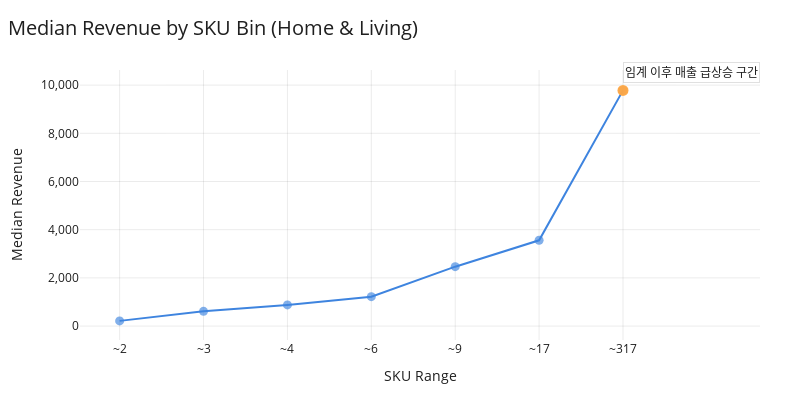

The notebook cell this image was saved under:
### Code cell
# =====================
# Color Palette (고정)
# =====================
COLOR_BLUE   = "#3E84DF"
COLOR_ORANGE = "#FFA742"
COLOR_BLACK  = "#1f1f1f"
COLOR_GRID   = "rgba(0,0,0,0.08)"

# =====================
# Data prep
# =====================
t = sku_bin_table.sort_values("sku_min").reset_index(drop=True).copy()
t["sku_label"] = t["sku_max"].apply(lambda x: f"~{int(x)}")

# 임계 구간 (SKU 18)
threshold_idx = t[t["sku_min"] <= 18].index.max()
threshold_label = t.loc[threshold_idx, "sku_label"]

# 강조할 구간: 임계 이후 전체
ramp_start = threshold_label
ramp_end = t["sku_label"].iloc[-1]

# =====================
# Figure
# =====================
fig = go.Figure()

# 0) "구간" 강조(세로 밴드) — 지점 강조 X
fig.add_vrect(
    x0=ramp_start,
    x1=ramp_end,
    fillcolor="rgba(255,167,66,0.18)",  # ORANGE alpha
    line_width=0,
    layer="below"
)

# 1) 임계 이전(블루) 구간 라인
fig.add_trace(
    go.Scatter(
        x=t.loc[:threshold_idx, "sku_label"],
        y=t.loc[:threshold_idx, "med_rev"],
        mode="lines+markers",
        line=dict(color=COLOR_BLUE, width=2),
        marker=dict(size=9, color=COLOR_BLUE, opacity=0.65),
        hovertemplate="SKU Range: %{x}<br>Median Revenue: %{y:,.0f}<extra></extra>",
        showlegend=False
    )
)

# 2) 임계 이후(오렌지) 구간 라인 — 구간 자체를 더 강하게
fig.add_trace(
    go.Scatter(
        x=t.loc[threshold_idx:, "sku_label"],
        y=t.loc[threshold_idx:, "med_rev"],
        mode="lines+markers",
        line=dict(color=COLOR_ORANGE, width=4),  # ✅ 두껍게
        marker=dict(size=11, color=COLOR_ORANGE, opacity=0.95),
        hovertemplate="SKU Range: %{x}<br>Median Revenue: %{y:,.0f}<extra></extra>",
        showlegend=False
    )
)

# 3) 구간 라벨(텍스트만) — 화살표/지점 없이
fig.add_annotation(
    x=ramp_start,
    y=1.03,
    xref="x",
    yref="paper",
    text="임계 이후 매출 급상승 구간",
    showarrow=False,
    font=dict(size=12, color=COLOR_BLACK),
    bgcolor="rgba(255,255,255,0.9)",
    bordercolor="rgba(0,0,0,0.12)",
    borderwidth=1,
    xanchor="left"
)

# =====================
# Layout (16:4 PPT)
# =====================
fig.update_layout(
    width=800,
    height=400,
    title=dict(
        text="Median Revenue by SKU Bin (Home & Living)",
        x=0.01,
        font=dict(size=20, color=COLOR_BLACK)
    ),
    xaxis_title="SKU Range",
    yaxis_title="Median Revenue",
    plot_bgcolor="white",
    paper_bgcolor="white",
    font=dict(color=COLOR_BLACK),
    margin=dict(l=80, r=40, t=70, b=60),
)

fig.update_xaxes(
    showgrid=True,
    gridcolor=COLOR_GRID,
    zeroline=False,
    categoryorder="array",
    categoryarray=t["sku_label"].tolist(),
)

fig.update_yaxes(
    showgrid=True,
    gridcolor=COLOR_GRID,
    zeroline=False,
    tickformat=",.0f",
)

fig.show()

### Figure 1 — Plotly figure (JSON) as saved in the notebook; plotly's stock layout.template omitted (floating-point values rounded to 4 significant figures)
{"data": [{"hovertemplate": "SKU Range: %{x}<br>Median Revenue: %{y:,.0f}<extra></extra>", "line": {"color": "#3E84DF", "width": 2}, "marker": {"color": "#3E84DF", "opacity": 0.65, "size": 9}, "mode": "lines+markers", "showlegend": false, "type": "scatter", "x": ["~2", "~3", "~4", "~6", "~9", "~17", "~317"], "y": [215.8, 611.7, 877.1, 1220.0, 2465.0, 3560.0, 9782.0]}, {"hovertemplate": "SKU Range: %{x}<br>Median Revenue: %{y:,.0f}<extra></extra>", "line": {"color": "#FFA742", "width": 4}, "marker": {"color": "#FFA742", "opacity": 0.95, "size": 11}, "mode": "lines+markers", "showlegend": false, "type": "scatter", "x": ["~317"], "y": [9782.0]}], "layout": {"annotations": [{"bgcolor": "rgba(255,255,255,0.9)", "bordercolor": "rgba(0,0,0,0.12)", "borderwidth": 1, "font": {"color": "#1f1f1f", "size": 12}, "showarrow": false, "text": "임계 이후 매출 급상승 구간", "x": "~317", "xanchor": "left", "xref": "x", "y": 1.03, "yref": "paper"}], "font": {"color": "#1f1f1f"}, "height": 400, "margin": {"b": 60, "l": 80, "r": 40, "t": 70}, "paper_bgcolor": "white", "plot_bgcolor": "white", "shapes": [{"fillcolor": "rgba(255,167,66,0.18)", "layer": "below", "line": {"width": 0}, "type": "rect", "x0": "~317", "x1": "~317", "xref": "x", "y0": 0, "y1": 1, "yref": "y domain"}], "title": {"font": {"color": "#1f1f1f", "size": 20}, "text": "Median Revenue by SKU Bin (Home & Living)", "x": 0.01}, "width": 800, "xaxis": {"categoryarray": ["~2", "~3", "~4", "~6", "~9", "~17", "~317"], "categoryorder": "array", "gridcolor": "rgba(0,0,0,0.08)", "showgrid": true, "title": {"text": "SKU Range"}, "zeroline": false}, "yaxis": {"gridcolor": "rgba(0,0,0,0.08)", "showgrid": true, "tickformat": ",.0f", "title": {"text": "Median Revenue"}, "zeroline": false}}}
